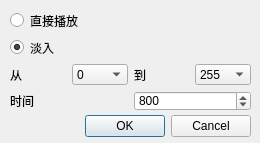
<?xml version="1.0" encoding="UTF-8"?>
<ui version="4.0">
 <class>SoundAddDialog</class>
 <widget class="QDialog" name="SoundAddDialog">
  <property name="geometry">
   <rect>
    <x>0</x>
    <y>0</y>
    <width>260</width>
    <height>143</height>
   </rect>
  </property>
  <property name="sizePolicy">
   <sizepolicy hsizetype="Fixed" vsizetype="Fixed">
    <horstretch>0</horstretch>
    <verstretch>0</verstretch>
   </sizepolicy>
  </property>
  <property name="windowTitle">
   <string>Dialog</string>
  </property>
  <widget class="QDialogButtonBox" name="buttonBox">
   <property name="geometry">
    <rect>
     <x>50</x>
     <y>110</y>
     <width>201</width>
     <height>32</height>
    </rect>
   </property>
   <property name="orientation">
    <enum>Qt::Horizontal</enum>
   </property>
   <property name="standardButtons">
    <set>QDialogButtonBox::Cancel|QDialogButtonBox::Ok</set>
   </property>
  </widget>
  <widget class="QWidget" name="layoutWidget">
   <property name="geometry">
    <rect>
     <x>10</x>
     <y>10</y>
     <width>241</width>
     <height>101</height>
    </rect>
   </property>
   <layout class="QVBoxLayout" name="verticalLayout">
    <item>
     <widget class="QRadioButton" name="radioButton_show">
      <property name="text">
       <string>直接播放</string>
      </property>
      <property name="checked">
       <bool>false</bool>
      </property>
     </widget>
    </item>
    <item>
     <widget class="QRadioButton" name="radioButton_fade">
      <property name="text">
       <string>淡入</string>
      </property>
      <property name="checked">
       <bool>true</bool>
      </property>
     </widget>
    </item>
    <item>
     <layout class="QHBoxLayout" name="horizontalLayout">
      <item>
       <widget class="QLabel" name="label">
        <property name="text">
         <string>从</string>
        </property>
       </widget>
      </item>
      <item>
       <widget class="QComboBox" name="comboBox_from">
        <property name="frame">
         <bool>true</bool>
        </property>
        <property name="modelColumn">
         <number>0</number>
        </property>
        <item>
         <property name="text">
          <string>0</string>
         </property>
        </item>
        <item>
         <property name="text">
          <string>20</string>
         </property>
        </item>
        <item>
         <property name="text">
          <string>40</string>
         </property>
        </item>
        <item>
         <property name="text">
          <string>60</string>
         </property>
        </item>
        <item>
         <property name="text">
          <string>80</string>
         </property>
        </item>
        <item>
         <property name="text">
          <string>100</string>
         </property>
        </item>
        <item>
         <property name="text">
          <string>120</string>
         </property>
        </item>
        <item>
         <property name="text">
          <string>140</string>
         </property>
        </item>
        <item>
         <property name="text">
          <string>160</string>
         </property>
        </item>
        <item>
         <property name="text">
          <string>180</string>
         </property>
        </item>
        <item>
         <property name="text">
          <string>200</string>
         </property>
        </item>
        <item>
         <property name="text">
          <string>220</string>
         </property>
        </item>
        <item>
         <property name="text">
          <string>240</string>
         </property>
        </item>
        <item>
         <property name="text">
          <string>255</string>
         </property>
        </item>
       </widget>
      </item>
      <item>
       <widget class="QLabel" name="label_2">
        <property name="text">
         <string>到</string>
        </property>
       </widget>
      </item>
      <item>
       <widget class="QComboBox" name="comboBox_to">
        <item>
         <property name="text">
          <string>255</string>
         </property>
        </item>
        <item>
         <property name="text">
          <string>240</string>
         </property>
        </item>
        <item>
         <property name="text">
          <string>220</string>
         </property>
        </item>
        <item>
         <property name="text">
          <string>200</string>
         </property>
        </item>
        <item>
         <property name="text">
          <string>180</string>
         </property>
        </item>
        <item>
         <property name="text">
          <string>160</string>
         </property>
        </item>
        <item>
         <property name="text">
          <string>140</string>
         </property>
        </item>
        <item>
         <property name="text">
          <string>120</string>
         </property>
        </item>
        <item>
         <property name="text">
          <string>100</string>
         </property>
        </item>
        <item>
         <property name="text">
          <string>80</string>
         </property>
        </item>
        <item>
         <property name="text">
          <string>60</string>
         </property>
        </item>
        <item>
         <property name="text">
          <string>40</string>
         </property>
        </item>
        <item>
         <property name="text">
          <string>20</string>
         </property>
        </item>
        <item>
         <property name="text">
          <string>0</string>
         </property>
        </item>
       </widget>
      </item>
     </layout>
    </item>
    <item>
     <layout class="QHBoxLayout" name="horizontalLayout_2">
      <item>
       <widget class="QLabel" name="label_3">
        <property name="text">
         <string>时间</string>
        </property>
       </widget>
      </item>
      <item>
       <widget class="QSpinBox" name="spinBox_msec">
        <property name="maximum">
         <number>10000</number>
        </property>
        <property name="singleStep">
         <number>100</number>
        </property>
        <property name="value">
         <number>800</number>
        </property>
        <property name="displayIntegerBase">
         <number>10</number>
        </property>
       </widget>
      </item>
     </layout>
    </item>
   </layout>
  </widget>
 </widget>
 <resources/>
 <connections>
  <connection>
   <sender>buttonBox</sender>
   <signal>accepted()</signal>
   <receiver>SoundAddDialog</receiver>
   <slot>accept()</slot>
   <hints>
    <hint type="sourcelabel">
     <x>248</x>
     <y>254</y>
    </hint>
    <hint type="destinationlabel">
     <x>157</x>
     <y>274</y>
    </hint>
   </hints>
  </connection>
  <connection>
   <sender>buttonBox</sender>
   <signal>rejected()</signal>
   <receiver>SoundAddDialog</receiver>
   <slot>reject()</slot>
   <hints>
    <hint type="sourcelabel">
     <x>316</x>
     <y>260</y>
    </hint>
    <hint type="destinationlabel">
     <x>286</x>
     <y>274</y>
    </hint>
   </hints>
  </connection>
 </connections>
</ui>
